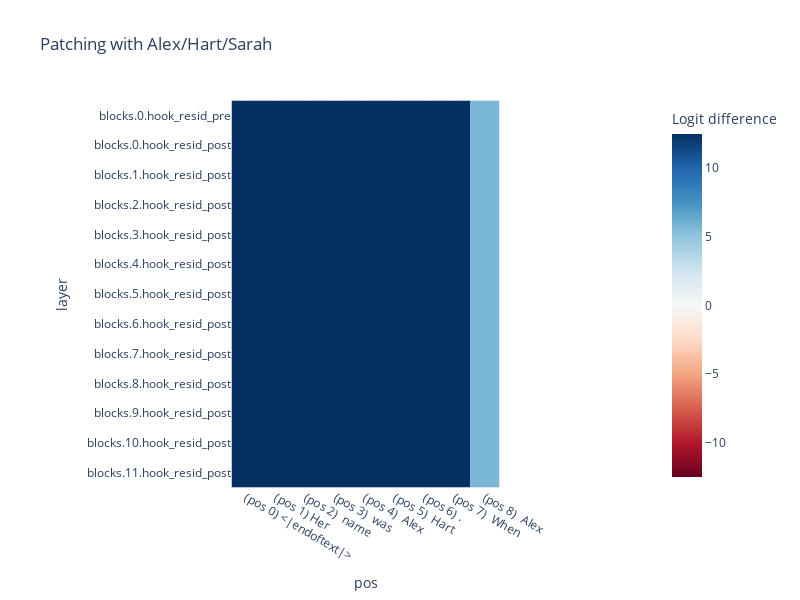

Notebook cell for this chart:
### Code cell
plot_logit_diff(corrupt_continuation, "Patching with Alex/Hart/Sarah", corrupt_cache_3)

### Figure 1 — Plotly figure (JSON) as saved in the notebook; plotly's stock layout.template omitted (floating-point values rounded to 4 significant figures)
{"data": [{"coloraxis": "coloraxis", "hovertemplate": "pos: %{x}<br>layer: %{y}<br>Logit difference: %{z}<extra></extra>", "name": "0", "type": "heatmap", "x": ["(pos 0) <|endoftext|>", "(pos 1) Her", "(pos 2)  name", "(pos 3)  was", "(pos 4)  Alex", "(pos 5)  Hart", "(pos 6) .", "(pos 7)  When", "(pos 8)  Alex"], "xaxis": "x", "y": ["blocks.0.hook_resid_pre", "blocks.0.hook_resid_post", "blocks.1.hook_resid_post", "blocks.2.hook_resid_post", "blocks.3.hook_resid_post", "blocks.4.hook_resid_post", "blocks.5.hook_resid_post", "blocks.6.hook_resid_post", "blocks.7.hook_resid_post", "blocks.8.hook_resid_post", "blocks.9.hook_resid_post", "blocks.10.hook_resid_post", "blocks.11.hook_resid_post"], "yaxis": "y", "z": [[12.49, 12.49, 12.49, 12.49, 12.49, 12.49, 12.49, 12.49, 5.745], [12.49, 12.49, 12.49, 12.49, 12.49, 12.49, 12.49, 12.49, 5.745], [12.49, 12.49, 12.49, 12.49, 12.49, 12.49, 12.49, 12.49, 5.745], [12.49, 12.49, 12.49, 12.49, 12.49, 12.49, 12.49, 12.49, 5.745], [12.49, 12.49, 12.49, 12.49, 12.49, 12.49, 12.49, 12.49, 5.745], [12.49, 12.49, 12.49, 12.49, 12.49, 12.49, 12.49, 12.49, 5.745], [12.49, 12.49, 12.49, 12.49, 12.49, 12.49, 12.49, 12.49, 5.745], [12.49, 12.49, 12.49, 12.49, 12.49, 12.49, 12.49, 12.49, 5.745], [12.49, 12.49, 12.49, 12.49, 12.49, 12.49, 12.49, 12.49, 5.745], [12.49, 12.49, 12.49, 12.49, 12.49, 12.49, 12.49, 12.49, 5.745], [12.49, 12.49, 12.49, 12.49, 12.49, 12.49, 12.49, 12.49, 5.745], [12.49, 12.49, 12.49, 12.49, 12.49, 12.49, 12.49, 12.49, 5.745], [12.49, 12.49, 12.49, 12.49, 12.49, 12.49, 12.49, 12.49, 5.745]]}], "layout": {"coloraxis": {"cmid": 0, "colorbar": {"title": {"text": "Logit difference"}}, "colorscale": [[0, "rgb(103,0,31)"], [0.1, "rgb(178,24,43)"], [0.2, "rgb(214,96,77)"], [0.3, "rgb(244,165,130)"], [0.4, "rgb(253,219,199)"], [0.5, "rgb(247,247,247)"], [0.6, "rgb(209,229,240)"], [0.7, "rgb(146,197,222)"], [0.8, "rgb(67,147,195)"], [0.9, "rgb(33,102,172)"], [1, "rgb(5,48,97)"]]}, "height": 600, "title": {"text": "Patching with Alex/Hart/Sarah"}, "width": 800, "xaxis": {"anchor": "y", "constrain": "domain", "domain": [0, 1], "scaleanchor": "y", "title": {"text": "pos"}}, "yaxis": {"anchor": "x", "autorange": "reversed", "constrain": "domain", "domain": [0, 1], "title": {"text": "layer"}}}}
